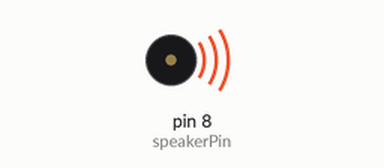
Bench run of a sketch on a simulated Arduino Uno, built with avr-gcc and run on an emulated ATmega328P. Parts: buzzer (waves = sounding).

Above: at 0.3 s.
Timing chart, 0 to 13.0 s (numbered marks = the images above):
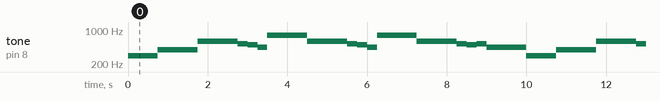

The sketch:

opdracht12.ino
```cpp
int speakerPin = 8;

void setup() {
 pinMode(speakerPin, OUTPUT);
}

void loop() {

//D noot
 tone(speakerPin, 293.66, 250);
  delay(250);

 tone(speakerPin, 293.66, 250);
  delay(250);

 tone(speakerPin, 293.66, 250);
   delay(250);

// G noot
 tone(speakerPin, 392, 1500);
   delay(1000);

//Geen noot
// noTone(speakerPin);
//  delay(10000);

//Hoge D noot
 tone(speakerPin, 587.33, 1500);
  delay(1000);

//C noot
 tone(speakerPin, 523.25, 250);
  delay(250);

//B noot
 tone(speakerPin, 493.88, 250);
  delay(250);

//A noot
 tone(speakerPin, 440, 250);
  delay(250);

//Hoge G noot
 tone(speakerPin, 783.99, 1500);
  delay(1000);

//Hoge D noot
 tone(speakerPin, 587.33, 1500);
  delay(1000);

//C noot
 tone(speakerPin, 523.25, 250);
  delay(250);

//B noot
 tone(speakerPin, 493.88, 250);
  delay(250);

//A noot
 tone(speakerPin, 440, 250);
  delay(250);

//Hoge G noot
 tone(speakerPin, 783.99, 1500);
  delay(1000);

//Hoge D noot
 tone(speakerPin, 587.33, 1500);
  delay(1000);

//C noot
 tone(speakerPin, 523.25, 250);
  delay(250);

//B noot
 tone(speakerPin, 493.88, 250);
  delay(250);

//C noot
 tone(speakerPin, 523.25, 250);
  delay(250);

//A noot
 tone(speakerPin, 440, 1500);
  delay(1000);

}
```

Measured:
- by itself, tone on pin 8 (speakerPin): repeats every 10.0 s: 392 Hz 1.0 s, 587 Hz 1.0 s, 523 Hz 0.25 s, 493 Hz 0.25 s, 440 Hz 0.25 s, 783 Hz 1.0 s, 587 Hz 1.0 s, 523 Hz 0.25 s, 493 Hz 0.25 s, 440 Hz 0.25 s, 783 Hz 1.0 s, 587 Hz 1.0 s, 523 Hz 0.25 s, 493 Hz 0.25 s, 523 Hz 0.25 s, 440 Hz 1.0 s, 293 Hz 0.75 s
